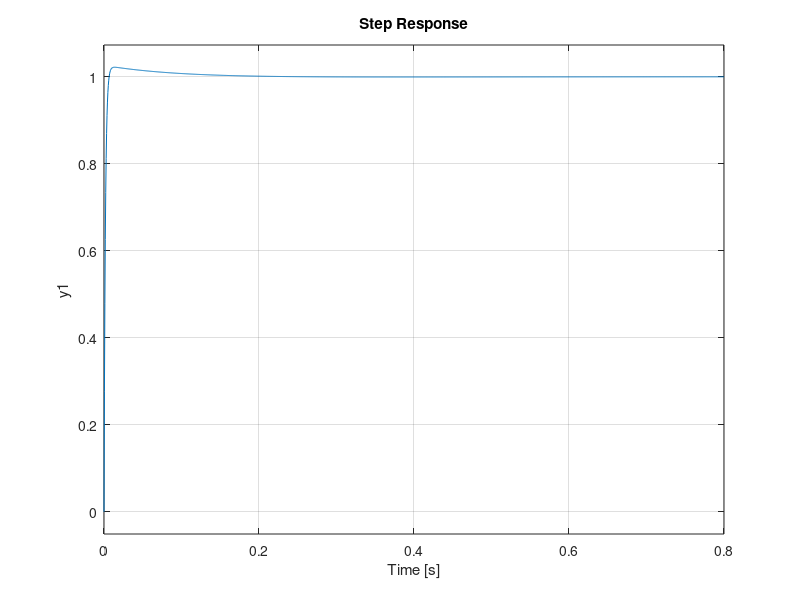

Write MATLAB code to recreate this figure.
% Chapter 12: Figure 12.34%%   Step response for the PID compensated temperature controller%   for K=5.%Ks=118; a=16; b=70;K=5;K3=Ks-2, K1=a*(2+K3)-1, K2=b*(2+K3)numgc=K*[K3 K1 K2]; dengc=[1 0]; sysgc=tf(numgc,dengc);numg=[1]; deng=[1 2 1]; sysg=tf(numg,deng);%syso=series(sysgc,sysg);%sys=feedback(syso,[1]);step(sys)